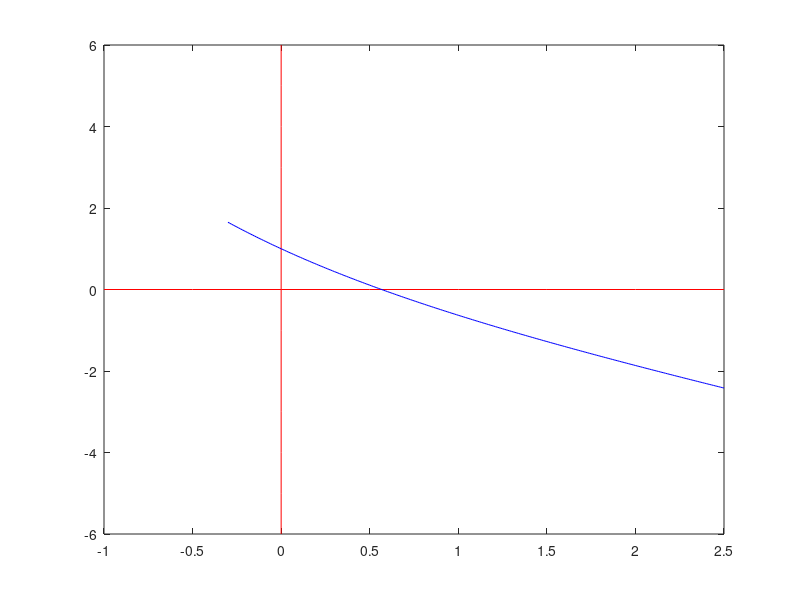

Source code (MATLAB): (Note: this script raises an error after producing the figure.)
% Ilham Nur Romdoni, M0520038

x = -0.3:0.01:2.5;
f = exp(-x)-x;
X = -1:0.5:2.5;
Y = 0.*X;
Y1 = -6:1:6;
X1 = 0.*Y1;
plot(X,Y,'r',X1,Y1,'r',x,f,'b');
gtext('y = exp(-x)-x');
gtext('akar');